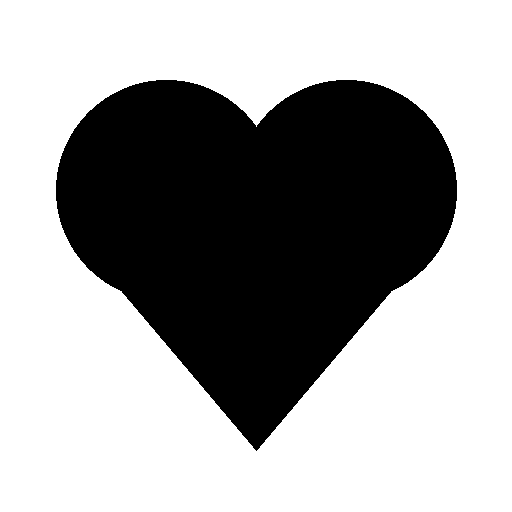
#> input picture examples/hello/marks/heart.png, 512 x 512 px
$ python -i shapes.py   (imports and definitions only)
#> lines starting #> are read from the running program, lines starting #| are printed output that depends on the picture; after the words box and inside, x2 and y2 are one past the last pixel; in counts of white or black regions, pixels touching at a corner belong together
"""Turn text and images into the shapes cells are trained to grow.

A shape is grown as one or more organisms, each from its own seed. Cells only talk to their
8 neighbours, and one seed can organise a region about 50 cells across, so:
  - text is split letter by letter, and a dot over an i is its own organism;
  - anything held together only by a thin neck or a single point (two letters touching) is split
    there, because growth cannot cross a one-cell bridge reliably;
  - strokes are made at least about 4.4 cells thick, or a shape falls apart while it heals.

Pen draws shapes from round strokes instead, which is how mowalker.ai's letters were made.
"""
import numpy as np

SS = 8             # rasterise at 8x and average down, for smooth edges
MARGIN = 5         # empty cells around each organism's frame, room to heal into
MIN_STROKE = 4.4   # thinnest stroke, in cells, that holds up well


class Pen:
    """Draws shapes as a signed distance field: seg, arc, taper and box add ink, carve removes it."""
    # [37 lines left out: functions __init__, seg, arc, taper, box, carve, not called in this run]

    def alpha(self):
        return np.clip(0.5 - self.d, 0, 1)


def closest(da, db):
    """Smallest gap between two shapes, from their distance fields."""
    return float((np.maximum(da, 0) + np.maximum(db, 0)).min())


# [150 lines left out: functions reach, pick_seed, make_target, ascii_art, crop, thickness and 6 more, not called in this run]


def _cells(im):
    """A Pillow 'L' image whose sides are multiples of SS, averaged down to cells (0..1)."""
    from PIL import Image
    return np.asarray(im.resize((im.width // SS, im.height // SS), Image.BOX), np.float32) / 255.0


def _up(v):
    return -(-int(v) // SS) * SS


# [30 lines left out: function render_text, not called in this run]


def render_image(path, size=36, thicken=0.0, invert=None):
    """An image file as alpha in cells, its longest side `size` cells.
    A PNG with transparency is used as it is. Otherwise the shapes are whatever stands out from the
    background: dark on light or light on dark, judged from the border (or forced with invert).
    thicken: cells to add to every stroke, for thin lines."""
#> called with path = '../examples/hello/marks/heart.png', size = 36, thicken = 0
    from PIL import Image, ImageFilter, ImageOps
    im = ImageOps.exif_transpose(Image.open(path))
#> im is the input picture: PIL image 512x512 RGBA; mean R, G, B, A 0, 0, 0, 92.3
    a = None
    if 'A' in im.getbands() or (im.mode == 'P' and 'transparency' in im.info):
        a = im.convert('RGBA').getchannel('A')
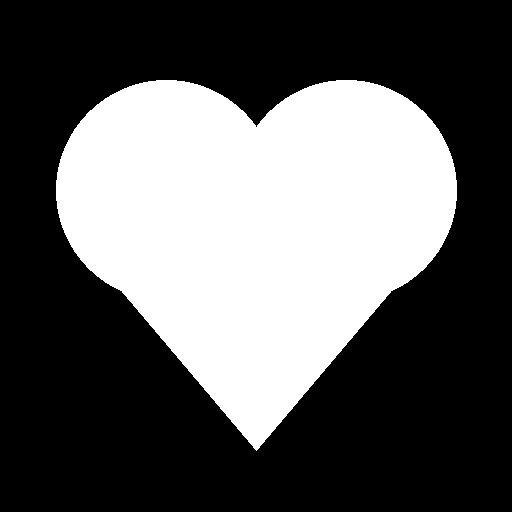
#> a: PIL image 512x512 L; 36.2% white; 1 white region, box (x1, y1, x2, y2) and area: (56, 80, 457, 451) 94838
        if a.getextrema()[0] >= 250: a = None   # opaque everywhere: the alpha channel says nothing
    if a is None:
        g = np.asarray(im.convert('L'), np.float32)
        border = np.concatenate([g[0], g[-1], g[:, 0], g[:, -1]]).mean()
        light = border > 127 if invert is None else bool(invert)
        a = Image.fromarray((255 - g if light else g).astype(np.uint8))
    box = a.point(lambda v: 255 if v > 24 else 0).getbbox()
#> box = (56, 80, 457, 451)
    if not box: raise ValueError(path + ': the image is empty')
    a = a.crop(box)
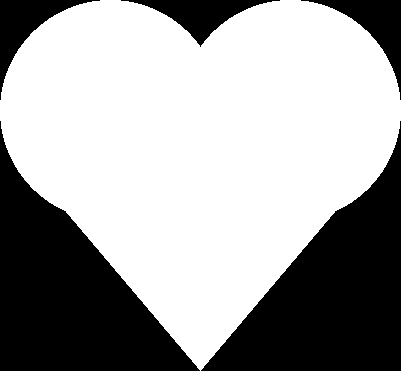
#> a: PIL image 401x371 L; 63.7% white; 5 black regions, box (x1, y1, x2, y2) and area: (0, 121, 200, 371) 23080, (201, 121, 401, 371) 23080, (0, 0, 100, 100) 2630, (301, 0, 401, 100) 2630, (121, 0, 280, 47) 2513
    k = size * SS / max(a.size)
#> k = 0.718
    a = a.resize((max(1, round(a.width * k)), max(1, round(a.height * k))), Image.LANCZOS)
#> a: PIL image 288x266 L
    pad = (int(np.ceil(thicken)) + 2) * SS
    canvas = Image.new('L', (_up(a.width + 2 * pad), _up(a.height + 2 * pad)), 0)
#> canvas: PIL image 320x304 L; every value is 0
    canvas.paste(a, (pad, pad))
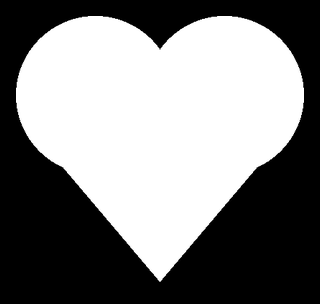
#> canvas: PIL image 320x304 L; min 0, max 255, mean 128
    r = int(round(thicken * SS / 2))
    if r > 0: canvas = canvas.filter(ImageFilter.MaxFilter(2 * r + 1))
    return _cells(canvas)
#> in _cells, `return np.asarray(im.resize((im.width // SS, im.height // SS), Image.B..`:
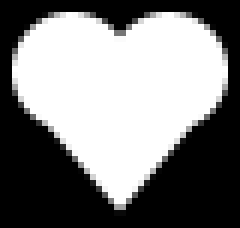
#> returned value: shape (38, 40) float32 (shown 6 times larger); min 0, max 1, mean 0.502

>>> result = render_image('../examples/hello/marks/heart.png')
